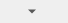
<?xml version="1.0" encoding="UTF-8"?>
<ui version="4.0">
 <class>SourceEditorToolBar</class>
 <widget class="QWidget" name="SourceEditorToolBar">
  <property name="geometry">
   <rect>
    <x>0</x>
    <y>0</y>
    <width>68</width>
    <height>23</height>
   </rect>
  </property>
  <layout class="QHBoxLayout" name="horizontalLayout">
   <property name="spacing">
    <number>4</number>
   </property>
   <property name="leftMargin">
    <number>0</number>
   </property>
   <property name="topMargin">
    <number>0</number>
   </property>
   <property name="rightMargin">
    <number>0</number>
   </property>
   <property name="bottomMargin">
    <number>0</number>
   </property>
   <item>
    <widget class="QToolButton" name="sourceTypeButton">
     <property name="minimumSize">
      <size>
       <width>37</width>
       <height>0</height>
      </size>
     </property>
     <property name="toolTip">
      <string>Validate source [F9]</string>
     </property>
     <property name="icon">
      <iconset theme="preferences-system-notifications">
       <normaloff>.</normaloff>.</iconset>
     </property>
     <property name="shortcut">
      <string>F9</string>
     </property>
     <property name="checkable">
      <bool>true</bool>
     </property>
     <property name="popupMode">
      <enum>QToolButton::MenuButtonPopup</enum>
     </property>
     <property name="autoRaise">
      <bool>true</bool>
     </property>
    </widget>
   </item>
   <item>
    <widget class="QToolButton" name="lineWrapButton">
     <property name="toolTip">
      <string>Wrap Lines</string>
     </property>
     <property name="icon">
      <iconset theme="wrap-lines"/>
     </property>
     <property name="checkable">
      <bool>true</bool>
     </property>
     <property name="autoRaise">
      <bool>true</bool>
     </property>
    </widget>
   </item>
  </layout>
 </widget>
 <resources/>
 <connections/>
</ui>
